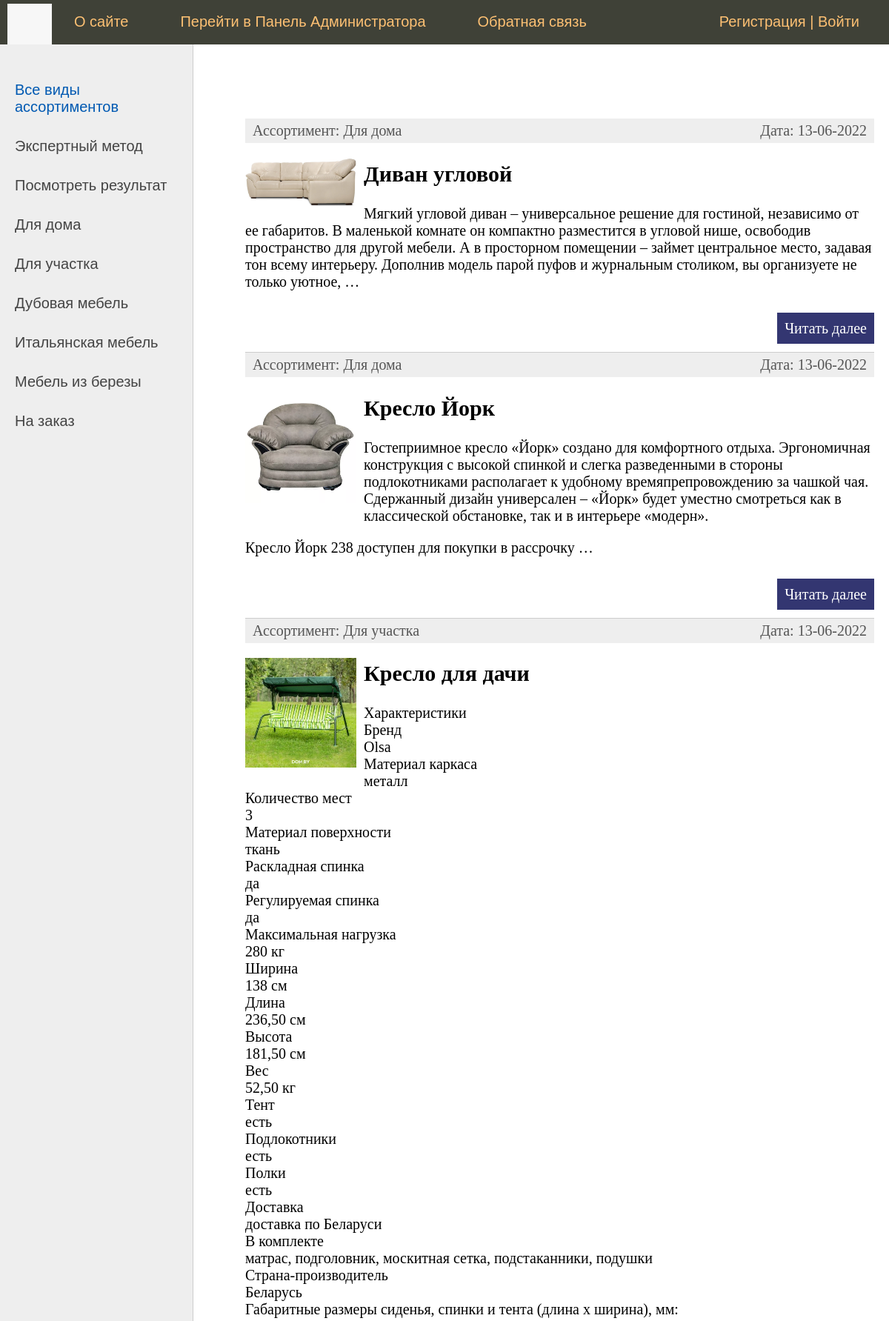
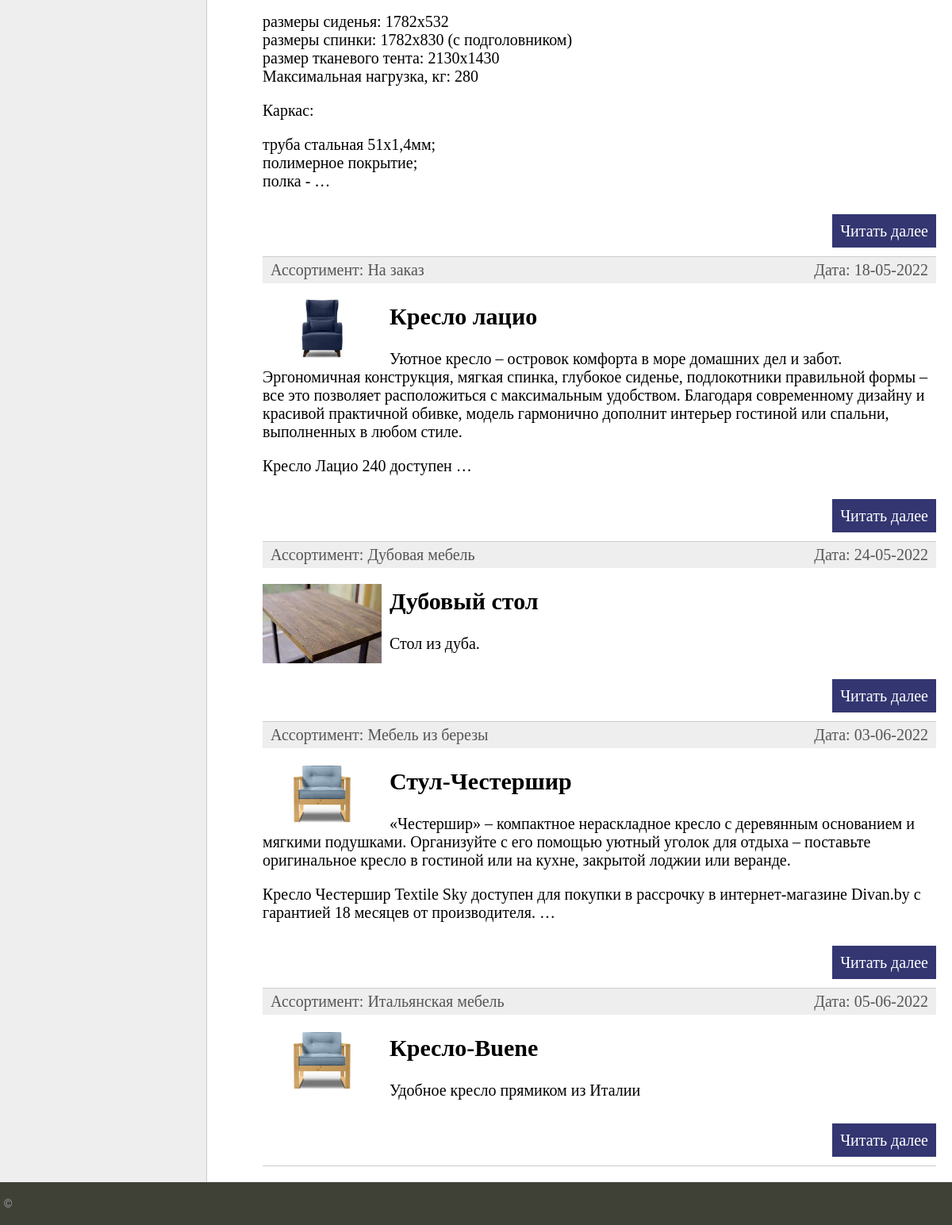
The app's page /, older data (2 pictures, top to bottom).
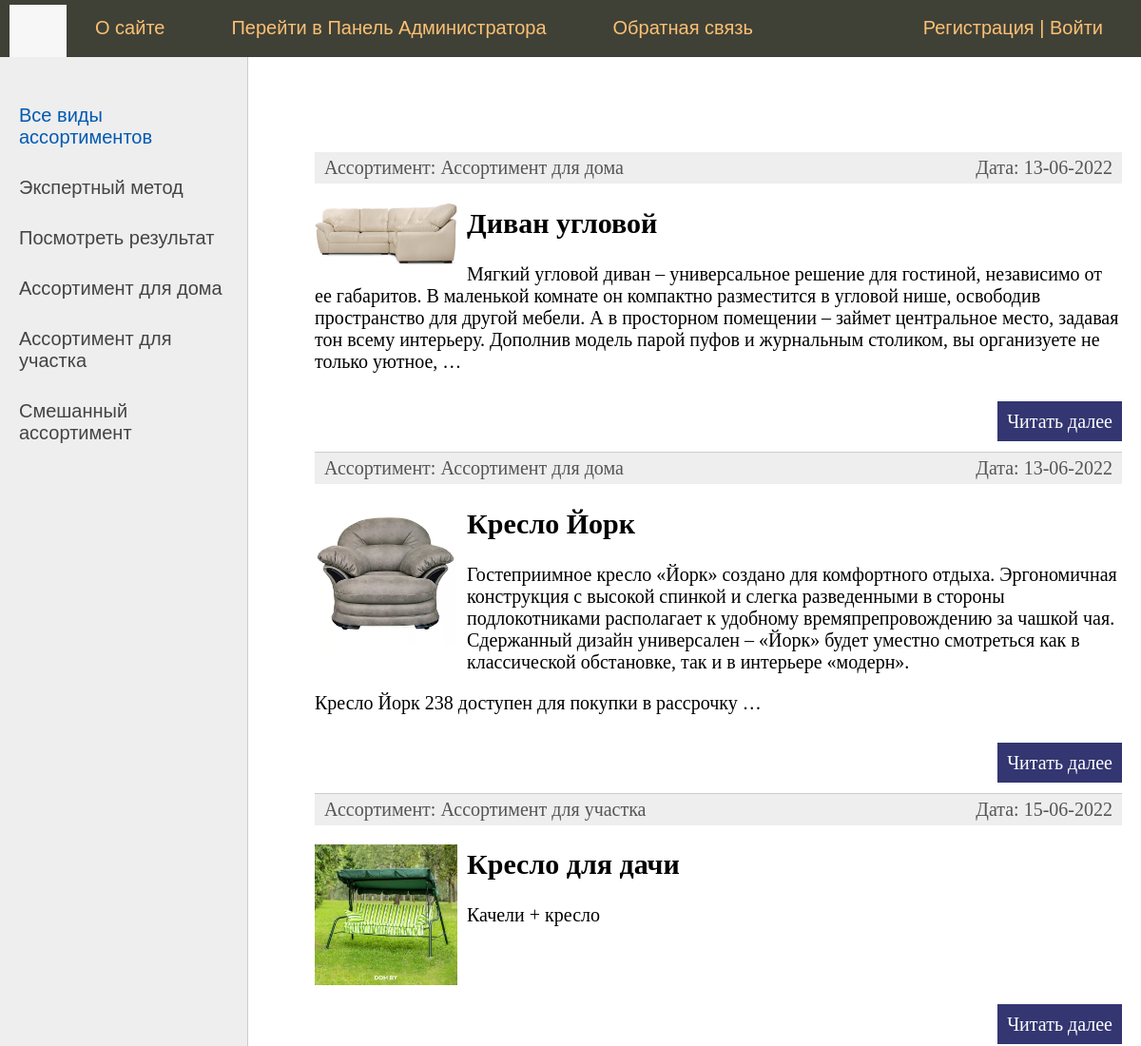
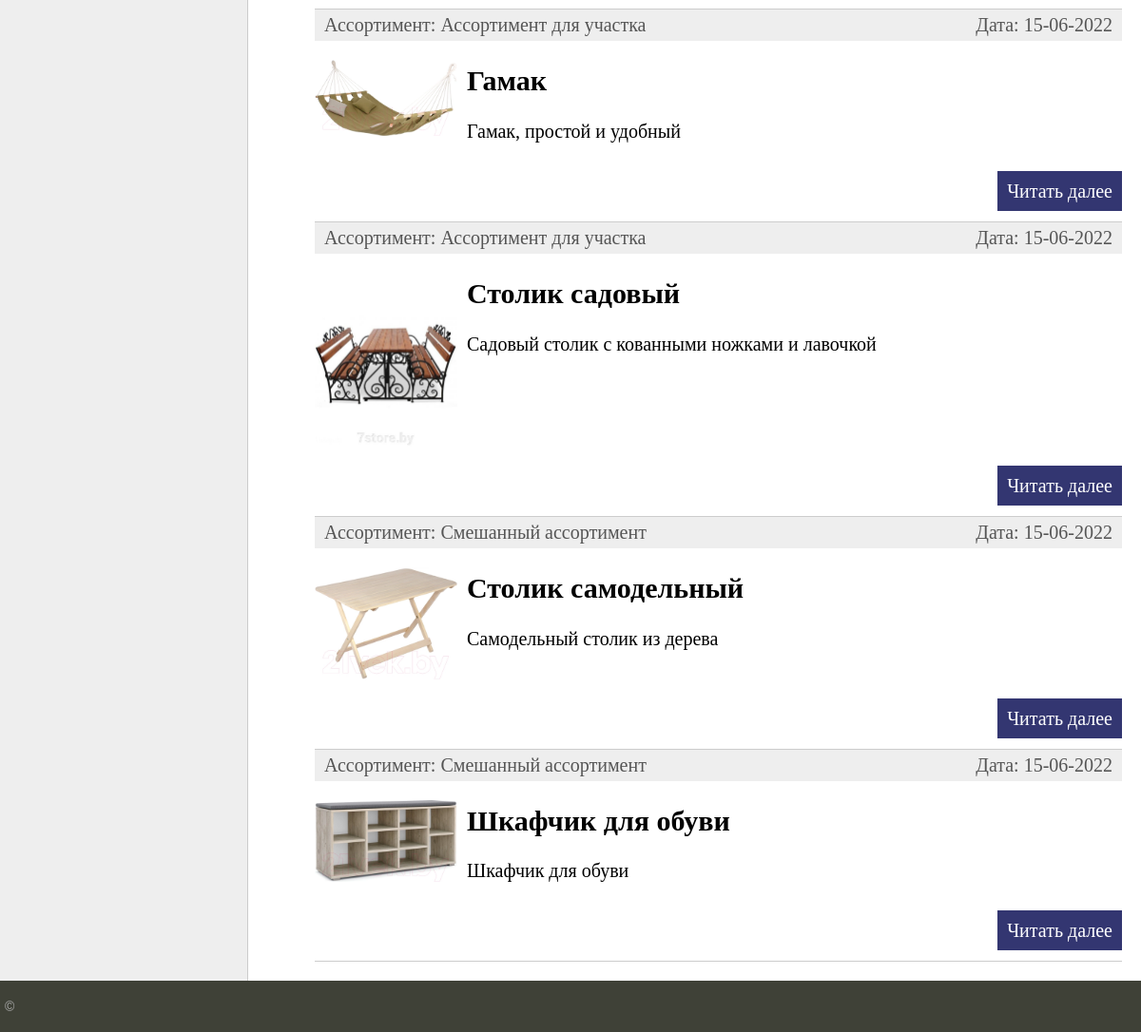
The same page, newer data (2 pictures, top to bottom).
### furniture/models.py (models this page shows, shortened)
class Category(models.Model):
        name = models.CharField(max_length=100, db_index=True, verbose_name='Ассортимент')
        slug = models.SlugField(max_length=255, unique=True, db_index=True, verbose_name="URL")
        def __str__(self):
            return self.name
        def get_absolute_url(self):
            return reverse('category', kwargs={'cat_slug': self.slug})
        class Meta:
            verbose_name ='Ассортимент'
            verbose_name_plural ='Ассортименты'
            ordering=['id']

class Furniture(models.Model):
    title = models.CharField(max_length=255, verbose_name="Название")
    slug = models.SlugField(max_length=255, unique=True, db_index=True, verbose_name="URL")
    content = models.TextField(blank=True, verbose_name="Содержимое")
    photo = models.ImageField(upload_to="photos/%Y/%m/%d", verbose_name= "Фото")
    time_create = models.DateField(auto_now_add=True, verbose_name="Дата создания")
    time_update = models.DateField(auto_now=True,verbose_name="Время редактирования")
    is_published=models.BooleanField(default=True, verbose_name="Публикация")
    cat = models.ForeignKey('Category', on_delete=models.PROTECT,  verbose_name="Принадлежность к ассортименту")
    def get_absolute_url(self):
        return reverse('post', kwargs ={'post_slug': self.slug})
    class Meta:
        verbose_name = 'Мебельная фабрика'
        verbose_name_plural = 'Мебельная фабрика'
        ordering = ['time_create','title']

### furniture/views.py (the view)
# urls.py: path('', FurnitureHome.as_view(),name='home'),
class FurnitureHome(DataMixin, ListView):
    model = Furniture
    template_name = 'furniture/index.html'
    context_object_name = 'posts'
    def get_context_data(self, *, object_list=None, **kwargs):
        context = super().get_context_data(**kwargs)
        c_def = self.get_user_context(title="Главная страница")
        return dict(list(context.items()) + list(c_def.items()))
    def get_queryset(self):
        return Furniture.objects.filter(is_published=True)

### furniture/utils.py (called while the page is built)
        def get_user_context(self, **kwargs):
                context = kwargs
                cats = Category.objects.all()
                cats = Category.objects.annotate(Count('furniture'))
                user_menu = menu.copy()
                if not self.request.user.is_authenticated:
                        user_menu.pop(1)
                context['menu'] = menu
                context['cats'] = cats
                if 'cat_selected' not in context:
                        context['cat_selected'] = 0
                return context

### furniture/templates/furniture/index.html (shortened to what this page needs)
{% extends 'Furniture/base.html' %}
{% block content %}
<ul class="list-articles">
	{% for p in object_list %}
			<li><div class="article-panel">
	<p class="first">Ассортимент: {{p.cat}}</p>
	<p class="last">Дата: {{p.time_update|date:"d-m-Y"}}</p>
</div>
{% if p.photo %}
	<p><img class="img-article-left thumb" src="{{p.photo.url}}"></p>
{% endif %}
				<h2>{{p.title}}</h2>
	{% autoescape on %}
	{{p.content|linebreaks|truncatewords:50}}
	{% endautoescape %}
			<p class="link-read-post"><a href="{{ p.get_absolute_url }}">Читать далее</a></p>
			</li>
	{% endfor %}
</ul>
{% endblock %}

### furniture/templates/furniture/base.html (shortened to what this page needs)
{% load static %}
{% load furniture_tags %}
<!DOCTYPE html>
<html>
<head>
	<link type="text/css" href="{% static 'Furniture/css/style.css' %}" rel="stylesheet" />
</head>
<body>
<table class="table-page" border=0 cellpadding="0" cellspacing="0">
<tr><td valign=top>
{% block mainmenu %}
		<div class="header">
			<ul id="mainmenu" class="mainmenu">
			<li class="logo"><a href="{% url 'home' %}"><div class="logo"></div></a></li>
{% for m in menu %}
			<li><a href="{% url m.url_name %}">{{m.title}}</a></li>
{% endfor %}
				{% if request.user.is_authenticated %}
				<li class="last"> {{user.username}} | <a href="{% url 'logout' %}">Выйти</a></li>
				{% else %}
				<li class="last"><a href="{% url 'register' %}">Регистрация</a> | <a href="{% url 'login' %}">Войти</a></li>
				{% endif %}
			</ul>
		</div>
{% endblock mainmenu %}
<table class="table-content" border=0 cellpadding="0" cellspacing="0">
<tr>
	<td valign="top" class="left-chapters">
	<ul id="leftchapters">
{% if cat_selected == 0 %}
		<li class="selected">Все виды ассортиментов</li>
{% else %}
		<li><a href="{% url 'home' %}">Все виды ассортиментов</a></li>
{% endif %}
<li><a href="{% url 'grade' %}">Экспертный метод</a></li> <li><a href="{% url 'mass' %}">Посмотреть результат</a></li>
{% for c in cats %}
{% if c.furniture__count > 0 %}
	{% if c.pk == cat_selected %}
		<li class="selected">{{c.name}}</li>
	{% else %}
		<li><a href="{{ c.get_absolute_url }}">{{c.name}}</a></li>
	{% endif %}
{% endif %}
{% endfor %}
	</ul>
</td>
<td valign="top" class="content">
	<div class="content-text">
{% block content %}
{% endblock %}
	</div>
</td></tr></table>
</td></tr>
<tr><td valign=top>
	<div id="footer">
		<p>&copy</p>
	</div>
</td></tr></table>
</body>
</html>

### furniture/static/Furniture/css/style.css (style rules this page uses)
html, body { font-family: 'Arial'; margin: 0; padding: 0; height: 100%; width: 100%; color: #444; }
a { color: #0059b2; text-decoration: none; }
img { max-width: 600px; height: auto; }
img.img-article-left { max-width: 300px; height: auto; float: left; padding: 0 10px 10px 0; }
img.img-article-left.thumb { max-width: 150px; height: auto; }
p.link-read-post { text-align: right; }
p.link-read-post a { padding: 10px; min-width: 100px; background: #333671; color: #fff; text-decoration: none; }
div.article-panel { background: #eee; padding: 5px 10px 5px 10px; box-sizing: border-box; overflow: hidden; color: #555; }
div.article-panel p.first { margin: 0; float: left; }
div.article-panel p.last { margin: 0; float: right; }
ul.list-articles { list-style: none; margin: 0; padding: 0; }
ul.list-articles li { border-bottom: 1px solid #ccc; }
.table-page { width: 100%; height: 100%; vertical-align: top; }
.table-page tr { height: 100%; }
.header { background: #3F4137; height: 60px; }
.logo { background: url('../images/logo.png') no-repeat 10px 5px; width: 70px; height: 60px; }
ul.mainmenu { list-style: none; margin: 0; padding: 0; height: 60px; color: #fdc073; font-size: 20px; overflow: hidden; }
ul.mainmenu li { float: left; margin: 18px 40px 0 30px; }
ul.mainmenu li.logo { margin: 0; }
ul.mainmenu li.last { float: right; }
ul.mainmenu li a { color: #fdc073; text-decoration: none; }
.table-content { width: 100%; min-height: 100%; height: 100%; }
.left-chapters { margin: 0; background: #eee; border-right: 1px solid #ccc; min-height: 100%; }
.left-chapters ul { width: 230px; min-height: 100%; margin: 0; padding: 20px 10px 10px 20px; list-style: none; font-size: 20px; }
.left-chapters ul li { margin: 30px 0 0 0; color: #999; }
.left-chapters ul li.selected { color: #0059b2; }
.left-chapters ul li a { color: #444; text-decoration: none; }
.content { padding: 40px 20px 20px 40px; width: 100%; box-sizing: border-box; }
.content-text { margin: 60px 0 0 30px; color: #000; font-size: 20px; font-family: Yandex Sans Display Light; }
#footer { box-sizing: border-box; background: #3F4137; padding: 5px; color: #aaa; font-size: 14px; font-family: Verdana, Geneva, Arial, Helvetica; text-align: left; overflow: hidden; }

Row changes from the older to the newer data that the page shows:
no longer on this page (row unchanged): Category: name "Дубовая мебель"
no longer on this page (row unchanged): Category: name "Итальянская мебель"
no longer on this page (row unchanged): Category: name "Мебель из березы"
no longer on this page (row unchanged): Category: name "На заказ"
removed Furniture: cat "На заказ", time_update "18-05-2022", photo (picture), title "Кресло лацио", content "Уютное кресло – островок комфорта в море домашних дел и забот. Эргономичная конструкция, мягкая спинка, глубокое сиденье, подлокотники правильной формы – все это позволяет расположиться с максимальным удобством. Благодаря современному дизайну и красивой практичной обивке, модель гармонично дополнит интерьер гостиной или спальни, выполненных в любом стиле. Кресло Лацио 240 доступен …"
removed Furniture: cat "Дубовая мебель", time_update "24-05-2022", photo (picture), title "Дубовый стол", content "Стол из дуба."
removed Furniture: cat "Мебель из березы", time_update "03-06-2022", photo (picture), title "Стул-Честершир", content "«Честершир» – компактное нераскладное кресло с деревянным основанием и мягкими подушками. Организуйте с его помощью уютный уголок для отдыха – поставьте оригинальное кресло в гостиной или на кухне, закрытой лоджии или веранде. Кресло Честершир Textile Sky доступен для покупки в рассрочку в интернет-магазине Divan.by с гарантией 18 месяцев от производителя. …"
removed Furniture: cat "Итальянская мебель", time_update "05-06-2022", photo (picture), title "Кресло-Buene", content "Удобное кресло прямиком из Италии"
changed Category: name "Для дома" → "Ассортимент для дома"
changed Category: name "Для участка" → "Ассортимент для участка"
added Category: name "Смешанный ассортимент"
changed through a linked row, Furniture "Диван угловой": cat "Для дома" → "Ассортимент для дома"
changed through a linked row, Furniture "Кресло Йорк": cat "Для дома" → "Ассортимент для дома"
changed Furniture "Кресло для дачи": cat "Для участка" → "Ассортимент для участка"; time_update "13-06-2022" → "15-06-2022"; content "Характеристики Бренд Olsa Материал каркаса металл Количество мест 3 Материал поверхности ткань Раскладная спинка да Регулируемая спинка да Максимальная нагрузка 280 кг Ширина 138 см Длина 236,50 см Высота 181,50 см Вес 52,50 кг Тент есть Подлокотники есть Полки есть Доставка доставка по Беларуси В комплекте матрас, подголовник, москитная сетка, подстаканники, подушки Страна-производитель Беларусь Габаритные размеры сиденья, спинки и тента (длина х ширина), мм: размеры сиденья: 1782х532 размеры спинки: 1782х830 (с подголовником) размер тканевого тента: 2130х1430 Максимальная нагрузка, кг: 280 Каркас: труба стальная 51х1,4мм; полимерное покрытие; полка - …" → "Качели + кресло"
added Furniture: cat "Ассортимент для участка", time_update "15-06-2022", photo (picture), title "Гамак", content "Гамак, простой и удобный"
added Furniture: cat "Ассортимент для участка", time_update "15-06-2022", photo (picture), title "Столик садовый", content "Садовый столик с кованными ножками и лавочкой"
added Furniture: cat "Смешанный ассортимент", time_update "15-06-2022", photo (picture), title "Столик самодельный", content "Самодельный столик из дерева"
added Furniture: cat "Смешанный ассортимент", time_update "15-06-2022", photo (picture), title "Шкафчик для обуви", content "Шкафчик для обуви"
